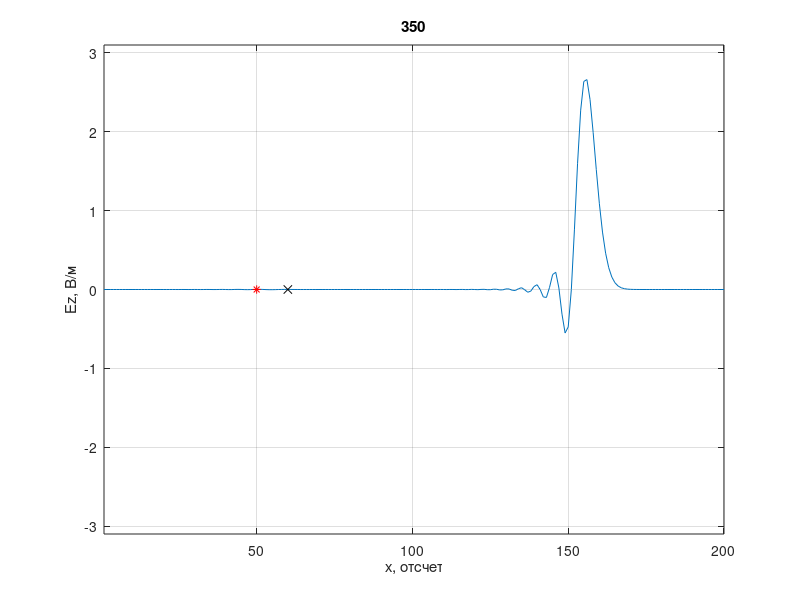
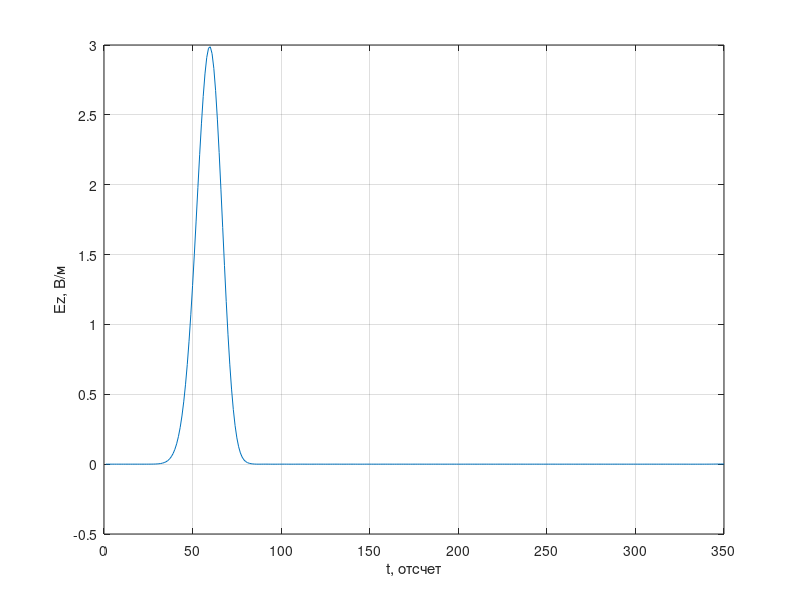

These charts were generated, in order, by the following MATLAB code:
%% Одномерный FDTD. Версия 1.3.1
% Гауссов импульс распространяется в одну сторону (TFSF boundary)
% Источник находится в диэлектрике
clear

% Волновое сопротивление свободного пространства
W0 = 120 * pi;

% Число Куранта
Sc = 1;

% Время расчета в отсчетах
maxTime = 350;

% Размер области моделирования в отсчетах
maxSize = 200;

% Положение датчика, регистрирующего поля
probePos = 60;

% Положение источника возбуждения
sourcePos = 50;

Ez = zeros (1, maxSize);
Hy = zeros (1, maxSize);

eps = ones (size (Ez));
eps(1: end) = 9.0;

mu = ones (size (Ez));

% Поле, зарегистрированное в датчике в зависимости от времени
probeTimeEz = zeros (1, maxTime);

figure

for t = 1: maxTime
    % Расчет компоненты поля H
    for m = 1: maxSize - 1
        % До этой строки Hy(n) хранит значение компоненты Hy
        % за предыдущий момент времени
        Hy(m) = Hy(m) + (Ez(m + 1) - Ez(m)) / (W0 * mu(m)) * Sc;
    end
    
    % Источник возбуждения с использованием метода 
    % Total Field / Scattered Field
    Hy(sourcePos - 1) = Hy(sourcePos - 1) - ...
      exp (-(t - 30.0) ^ 2 / 100.0) /...
      (W0 / sqrt(eps(sourcePos - 1) / mu(sourcePos - 1)));
    
    % Расчет компоненты поля E
    for m = 2: maxSize
        % До этой строки Ez(n) хранит значение компоненты EzS
        % за предыдущий момент времени
        Ez(m) = Ez(m) + (Hy(m) - Hy(m - 1)) * (W0 / eps(m)) * Sc;
    end

    % Источник возбуждения с использованием метода 
    % Total Field / Scattered Field
    Ez(sourcePos) = Ez(sourcePos) + ...
      exp(-(t + 0.5 - (-0.5 * sqrt(eps(sourcePos) * mu(sourcePos)) / Sc)...
      - 30.0) ^ 2 / 100.0);
    
    % Регистрация поля в точке
    probeTimeEz(t) = Ez(probePos);
    
    plot (Ez);
    xlim ([1, maxSize]);
    ylim ([-3.1, 3.1]);
    xlabel ('x, отсчет')
    ylabel ('Ez, В/м')
    title (sprintf('%d', t))
    grid on
    hold on
    plot (probePos, 0, 'xk');
    plot (sourcePos, 0, '*r');
    hold off
    pause (0.03)
end

figure
plot (probeTimeEz)
xlabel ('t, отсчет')
ylabel ('Ez, В/м')
grid on
